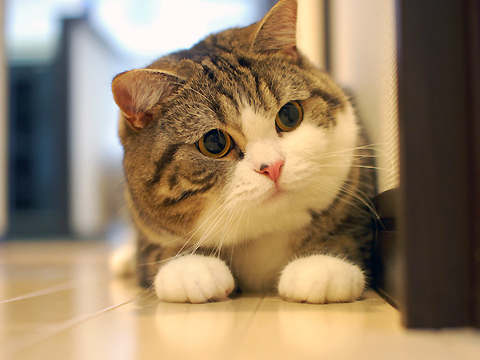
#> input picture opencv/02_basic_operations/cat.jpg, 480 x 360 px
$ python crop.py
#> lines starting #> are read from the running program, lines starting #| are printed output that depends on the picture

import os

import cv2


img = "cat.jpg"
origin_img = cv2.imread(img)
#> origin_img is the input picture: shape (360, 480, 3); mean B, G, R 102.9, 131.3, 153

print(origin_img.shape)
#| (360, 480, 3)

cropped_img = origin_img[90:170, 160:340]
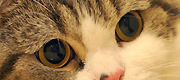
#> cropped_img: shape (80, 180, 3); mean B, G, R 82.4, 126, 159.8

cv2.imshow('img', origin_img)
cv2.imshow('cropped_img', cropped_img)
cv2.waitKey(0)
